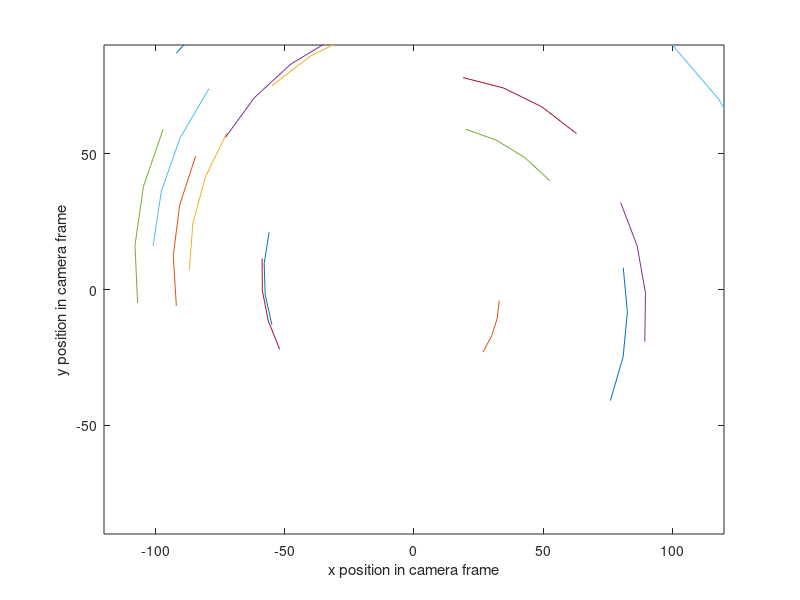

Write MATLAB code to recreate this figure.
function tst_3

rng(2021);

vx = 0;
vy = 0;
vz = 0;
wx = 0;
wy = 0;
wz = 1;

f = 200;
Z = 1;

out = [];

delta_t = 0.2;
num_points = 30;

for point = 1:num_points
    
    y = [randi(240) - 120 ; randi(180) - 90 ];

    for i = 1:3

    % dydt = [(1/Z)* (-f*vx + y(1)*vz) + wx*y(1)*y(2)/f - wy*(f+y(1)*y(1)/f) + wz*y(2); 
    % (1/Z)* (-f*vy + y(2)*vz) + wx * (f+y(2)*y(2)/f) - wy * y(1)*y(2)/f -wz*y(1)];
        dydt(1) = (1/Z)* (-f*vx + y(1,i)*vz) + wx*y(1,i)*y(2,i)/f - wy*(f+y(1,i)*y(1,i)/f) + wz*y(2,i);  
        dydt(2) = (1/Z)* (-f*vy + y(2,i)*vz) + wx * (f+y(2,i)*y(2,i)/f) - wy * y(1,i)*y(2,i)/f -wz*y(1,i);

        y(1,i+1)= y(1,i) + dydt(1) * delta_t;
        y(2,i+1) =y(2,i) + dydt(2) * delta_t;

    end

    out = [out; y(1,:);y(2,:)];
    
end


col = 1:length(out(1,:));

% figure
for point = 1:2: (num_points-1)
    plot(out(point,:),out(point+1,:),'-');
    hold on
    
end
xlim([-120 120])
ylim([-90 90])
ylabel('y position in camera frame')
xlabel('x position in camera frame')


end